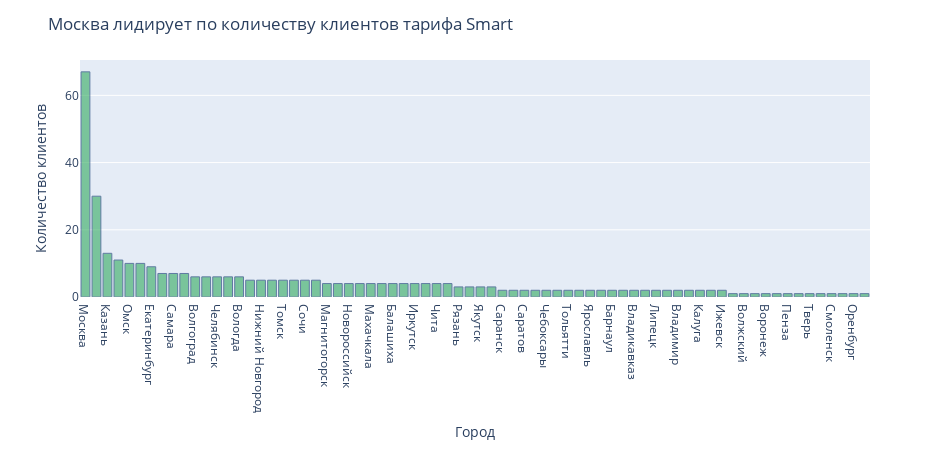

The notebook cell this image was saved under:
### Markdown cell above
#### Тариф SMART

### Code cell
#   Создание среза по тарифу SMART
mobile_user_id_smart = mobile_user_id_df.query('tariff == "smart"')
pivot_mobile_user_id_smart = mobile_user_id_smart.pivot_table(index=('city'), values='user_id', aggfunc='count').reset_index()
pivot_mobile_user_id_smart = pivot_mobile_user_id_smart.sort_values('user_id', ascending=False)

#    Диаграмма
fig = px.bar(pivot_mobile_user_id_smart, x='city', y='user_id', width=950, height=450)
fig.update_traces(marker_color='rgb(50, 171, 96)', marker_line_color='rgb(8,48,107)',
                  marker_line_width=1, opacity=0.6, textposition='inside')
fig.update_layout(title_text='Москва лидирует по количеству клиентов тарифа Smart', 
                  xaxis_title='Город',
                  yaxis_title='Количество клиентов')

### Figure 1 — Plotly figure (JSON) as saved in the notebook; plotly's stock layout.template omitted (floating-point values rounded to 4 significant figures)
{"data": [{"alignmentgroup": "True", "hoverlabel": {"namelength": 0}, "hovertemplate": "city=%{x}<br>user_id=%{y}", "legendgroup": "", "marker": {"color": "rgb(50, 171, 96)", "line": {"color": "rgb(8,48,107)", "width": 1}}, "name": "", "offsetgroup": "", "opacity": 0.6, "orientation": "v", "showlegend": false, "textposition": "inside", "type": "bar", "x": ["Москва", "Санкт-Петербург", "Казань", "Новосибирск", "Омск", "Ульяновск", "Екатеринбург", "Улан-Удэ", "Самара", "Набережные Челны", "Волгоград", "Краснодар", "Челябинск", "Уфа", "Вологда", "Пермь", "Нижний Новгород", "Тюмень", "Томск", "Новокузнецк", "Сочи", "Ставрополь", "Магнитогорск", "Петрозаводск", "Новороссийск", "Ростов-на-Дону", "Махачкала", "Красноярск", "Балашиха", "Киров", "Иркутск", "Хабаровск", "Чита", "Владивосток", "Рязань", "Орёл", "Якутск", "Астрахань", "Саранск", "Стерлитамак", "Саратов", "Тамбов", "Чебоксары", "Севастополь", "Тольятти", "Череповец", "Ярославль", "Грозный", "Барнаул", "Белгород", "Владикавказ", "Мурманск", "Липецк", "Курск", "Владимир", "Кострома", "Калуга", "Калининград", "Ижевск", "Подольск", "Волжский", "Химки", "Воронеж", "Тула", "Пенза", "Кемерово", "Тверь", "Курган", "Смоленск", "Нижний Тагил", "Оренбург", "Архангельск"], "xaxis": "x", "y": [67, 30, 13, 11, 10, 10, 9, 7, 7, 7, 6, 6, 6, 6, 6, 5, 5, 5, 5, 5, 5, 5, 4, 4, 4, 4, 4, 4, 4, 4, 4, 4, 4, 4, 3, 3, 3, 3, 2, 2, 2, 2, 2, 2, 2, 2, 2, 2, 2, 2, 2, 2, 2, 2, 2, 2, 2, 2, 2, 1, 1, 1, 1, 1, 1, 1, 1, 1, 1, 1, 1, 1], "yaxis": "y"}], "layout": {"barmode": "relative", "height": 450, "legend": {"tracegroupgap": 0}, "margin": {"t": 60}, "title": {"text": "Москва лидирует по количеству клиентов тарифа Smart"}, "width": 950, "xaxis": {"anchor": "y", "domain": [0, 1], "title": {"text": "Город"}}, "yaxis": {"anchor": "x", "domain": [0, 1], "title": {"text": "Количество клиентов"}}}}
